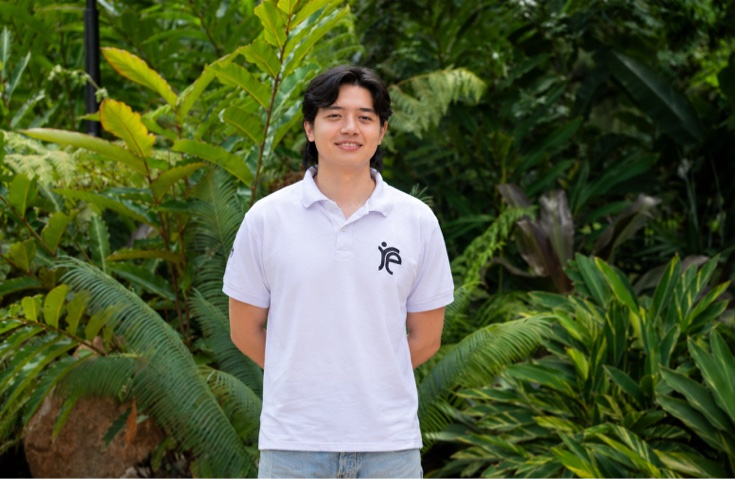
#> input picture assets/foto.jpg, 735 x 479 px
$ python optimizar_foto.py ../assets/foto.jpg
#> lines starting #> are read from the running program, lines starting #| are printed output that depends on the picture
#!/usr/bin/env python3
"""Prepara assets/foto.jpg para el sitio: color natural, sin filtros ni metadatos, en WebP y varios tamaños.

Deja en assets/img/:
  foto-384.webp, foto-768.webp            retrato 4:5 (portada, «Sobre mí» e imagen para compartir)
  foto-cara-160.webp, foto-cara-320.webp  recorte cuadrado de la cara («Trabaja directamente conmigo»)

Si cambias la foto, ajusta RETRATO y CARA para que la cara quede centrada y completa. Para revisar el
resultado sin abrir el sitio:  python3 tools/optimizar_foto.py --muestra  (deja una hoja de control en /tmp).

Uso:  python3 tools/optimizar_foto.py        (necesita Pillow: pip install pillow)
"""
import sys
from pathlib import Path

from PIL import Image, ImageDraw, ImageOps

WEB = Path(__file__).resolve().parent.parent
ORIGEN = WEB / "assets" / "foto.jpg"
DESTINO = WEB / "assets" / "img"

if not ORIGEN.exists():
    sys.exit(f"No encuentro {ORIGEN}. Guarda ahí tu foto y vuelve a correr este programa.")

# Ajustado para la foto de noviembre de 2026 (1277 × 832, camisa azul oscuro): la cabeza va de y≈112
# (pelo) a y≈285 (barbilla) y su centro está en x≈603. Todo en fracciones de la foto original.
# Retrato 4:5: un recorte más cerrado que la foto completa, para que la cara no quede pequeña;
# va de un poco arriba del pelo hasta justo encima de las manos.
RETRATO = {"centro_x": 603 / 1277, "arriba": 50 / 832, "alto": 660 / 832}
# Cara: recorte cuadrado, en fracciones del retrato 4:5 ya recortado (cabeza completa y hombros).
CARA = {"centro_x": 0.5, "arriba": 0.06, "lado": 0.6}

foto = ImageOps.exif_transpose(Image.open(ORIGEN)).convert("RGB")   # sin EXIF ni GPS en la salida
#> foto is the input picture: PIL image 735x479 RGB; mean R, G, B 79.7, 91.6, 54.6
W, H = foto.size
#> W = 735; H = 479
alto = round(H * RETRATO["alto"])
#> alto = 380
ancho = round(alto * 4 / 5)
#> ancho = 304
x0 = round(W * RETRATO["centro_x"] - ancho / 2)
#> x0 = 195
y0 = round(H * RETRATO["arriba"])
#> y0 = 29
x0 = max(0, min(W - ancho, x0))
y0 = max(0, min(H - alto, y0))
retrato = foto.crop((x0, y0, x0 + ancho, y0 + alto)).resize((768, 960), Image.LANCZOS)
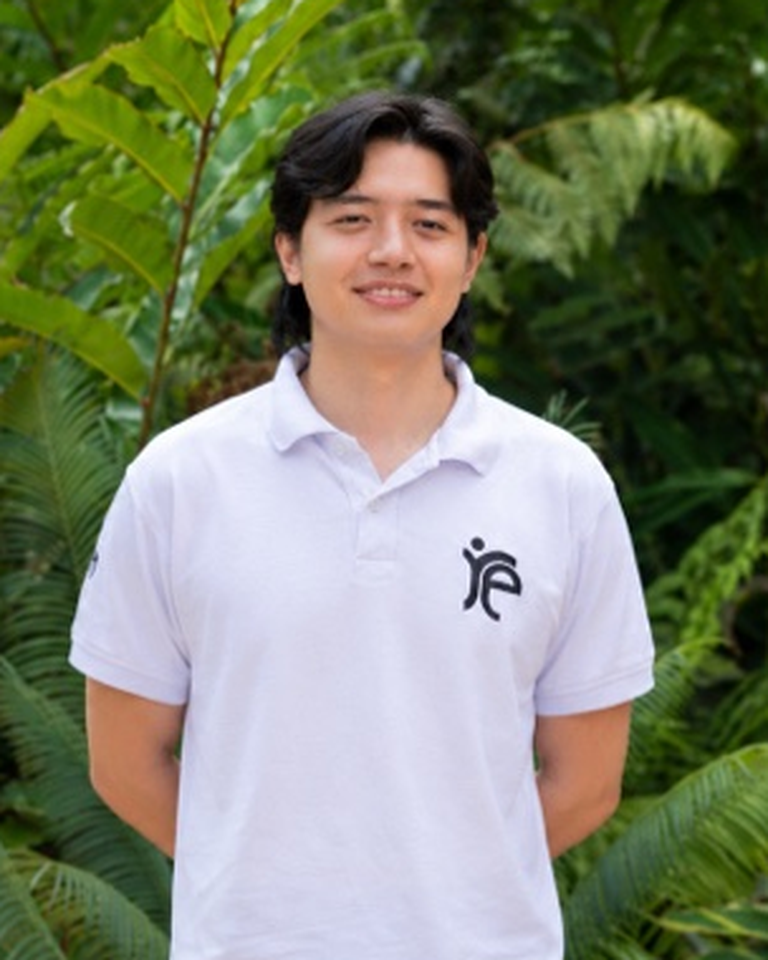
#> retrato: PIL image 768x960 RGB; mean R, G, B 122.3, 128.8, 103.8

DESTINO.mkdir(parents=True, exist_ok=True)
for ancho_px in (384, 768):
    salida = DESTINO / f"foto-{ancho_px}.webp"
    retrato.resize((ancho_px, ancho_px * 5 // 4), Image.LANCZOS).save(salida, "WEBP", quality=86, method=6)
#> (the run stopped early here; a loop or call above may not have finished)
